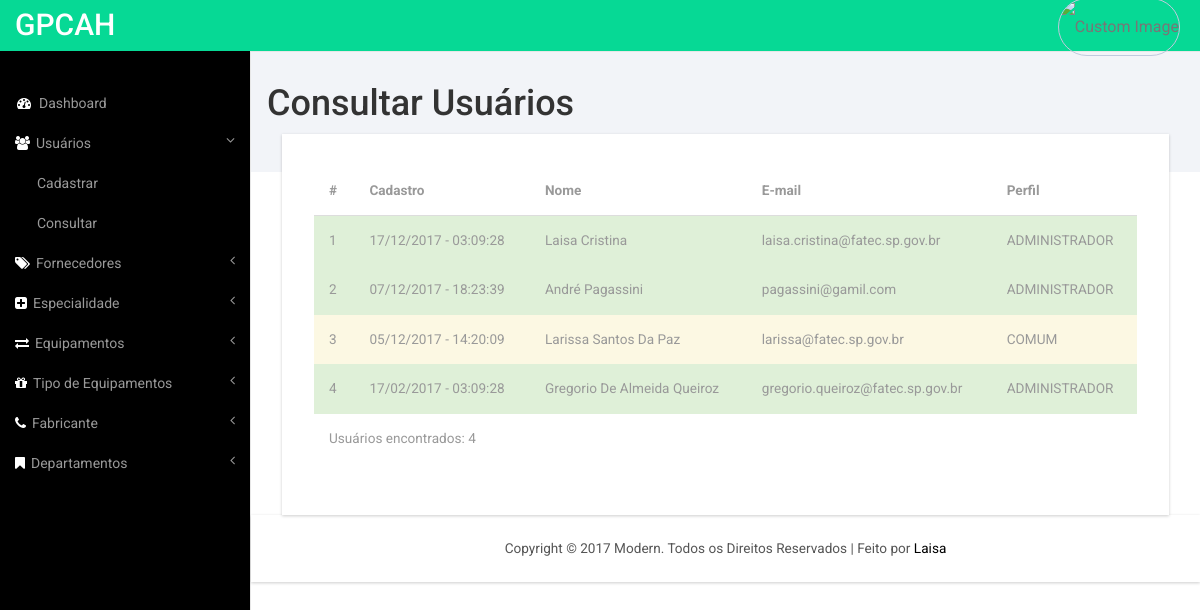
The app's page /consultar-usuarios.php with its own data.
### tables this page shows
CREATE TABLE `users` (
  `id` bigint(255) UNSIGNED NOT NULL,
  `created_at` timestamp NOT NULL DEFAULT CURRENT_TIMESTAMP,
  `name` varchar(100) NOT NULL,
  `username` varchar(20) NOT NULL,
  `password` varchar(20) NOT NULL,
  `access_level` text NOT NULL,
  `status` varchar(1) NOT NULL,
  `path_img` varchar(200) NOT NULL DEFAULT '/img/profile/profile_temp.png',
  `email` varchar(40) NOT NULL,
  `phone` varchar(15) NOT NULL,
  `mobile` varchar(15) NOT NULL,
  `address` varchar(500) NOT NULL,
  `city` varchar(100) NOT NULL,
  `state` varchar(50) NOT NULL,
  `url_video` varchar(250) NOT NULL
);

### consultar-usuarios.php (the view, shortened to what this page needs)
<?php
  include ('includes/connection.php');
    $queryUsers='SELECT * FROM users order by created_at desc';
    mysqli_select_db($conn, $db);
     $result = mysqli_query($conn, $queryUsers);
     $nregistros = mysqli_num_rows($result);
?>
<!DOCTYPE HTML>
<html>
<head>
<link href="css/bootstrap.min.css" rel='stylesheet' type='text/css' />
<link href="css/style.css" rel='stylesheet' type='text/css' />
<link href="css/lines.css" rel='stylesheet' type='text/css' />
<link href="css/font-awesome.css" rel="stylesheet">
<link href="css/custom.css" rel="stylesheet">
</head>
<body>
<div id="wrapper">
    <?php include 'includes/navigation.php'; ?>
    <div id="page-wrapper">
        <div class="graphs">
        	<h1>Consultar Usuários</h1>
    		<div class="content_bottom">
 				    <div class="col-md-12">
					   <div class="bs-example1" data-example-id="contextual-table">
					    <table class="table">
					      <thead>
					        <tr>
					          <th>#</th>
					          <th>Cadastro</th>
					          <th>Nome</th>
					          <th>E-mail</th>
					          <th>Perfil</th>
					        </tr>
					      </thead>
			              <tfoot>
			               <tr>
			               		<td colspan="7" >Usuários encontrados: <?php echo $nregistros;  ?> </td>
			                </tr>
			              </tfoot>
					      <tbody>
			               <?php
			                  for ($i=0; $i<$nregistros; $i++){
			                    $registro = mysqli_fetch_assoc($result);
			                    $class='';
			                     if (($registro['status']) == 'A') {
	 									$class="success";
			                      }else{
			                           $class="danger";
			                      }
			                       if (($registro['access_level']) == 'O') {
	 									$access="ADMINISTRADOR";
			                      }else{
			                           $access="COMUM";
			                            $class="warning";
			                      }
			                      echo'<tr class="'.$class.'">';
			                          echo'<td class="text-capitalize" id='.$registro['id'].'>'.($i+1) .'</td>';
			                          echo'<td class="text-capitalize">'.date("d/m/Y - H:i:s", strtotime($registro['created_at'])).'</td>';
			                          echo'<td class="text-capitalize">'.($registro['name']).'</td>';
			                          echo'<td >'.$registro['email'].'</td>';
			                          echo '<td>'.$access.'</td>';
			                      echo '</tr>';
			                  }
                			?>
					      </tbody>
					    </table>
					   </div>
	 				</div>
        	</div>
    	</div>
    	 <?php include 'includes/footer.php'; ?>
    </div>
</div>
</body>
</html>

### css/style.css (style rules this page uses)
h4, h5, h6, h1, h2, h3 { margin-top: 0; }
html, body { font-family: 'Roboto', sans-serif; font-size: 100%; background:#000; overflow-x: hidden; }
.content_bottom { margin-bottom:1em; }
.map_container, #chart, .span_6, .col_2, .weather_list, .cal1, .skills-info, .stats-info, .r3_counter_box, .activity_box, .bs-example1, .cloud, .copy { -ms-box-shadow: 0 1px 3px 0px rgba(0, 0, 0, 0.2); -o-box-shadow: 0 1px 3px 0px rgba(0, 0, 0, 0.2); -moz-box-shadow: 0 1px 3px 0px rgba(0, 0, 0, 0.2); -webkit-box-shadow: 0 1px 3px 0px rgba(0, 0, 0, 0.2); box-shadow: 0 1px 3px 0px rgba(0, 0, 0, 0.2); }
.graphs { padding: 2em 1em; background: #f2f4f8; font-family: 'Roboto', sans-serif; }
.table > thead > tr > th, .table > tbody > tr > th, .table > tfoot > tr > th, .table > thead > tr > td, .table > tbody > tr > td, .table > tfoot > tr > td { border-top: none !important; }
.bs-example1 { background:#fff; padding:2em; }
.table > thead > tr > th, .table > tbody > tr > th, .table > tfoot > tr > th, .table > thead > tr > td, .table > tbody > tr > td, .table > tfoot > tr > td { font-size: 0.85em; color: #999; }
.table td, .table>tbody>tr>td, .table>tbody>tr>th, .table>tfoot>tr>td, .table>tfoot>tr>th, .table>thead>tr>td, .table>thead>tr>th { padding:15px !important; }
.table > thead > tr > th { border-bottom: 1px solid #ddd !important; }

### css/custom.css (style rules this page uses)
#wrapper { width: 100%; }
#page-wrapper { min-height: 568px; background-color: #fff; }
@media (min-width:768px) { #page-wrapper { position: inherit; margin: 0 0 0 250px; border-left: 1px solid #e7e7e7; } }

### records on screen
users: created_at "17/12/2017 - 03:09:28", name "Laisa Cristina", email "laisa.cristina@fatec.sp.gov.br", access_level "ADMINISTRADOR"
users: created_at "07/12/2017 - 18:23:39", name "André Pagassini", email "pagassini@gamil.com", access_level "ADMINISTRADOR"
users: created_at "05/12/2017 - 14:20:09", name "Larissa Santos Da Paz", email "larissa@fatec.sp.gov.br", access_level "COMUM"
users: created_at "17/02/2017 - 03:09:28", name "Gregorio De Almeida Queiroz", email "gregorio.queiroz@fatec.sp.gov.br", access_level "ADMINISTRADOR"

### other values on screen
$nregistros "4"
